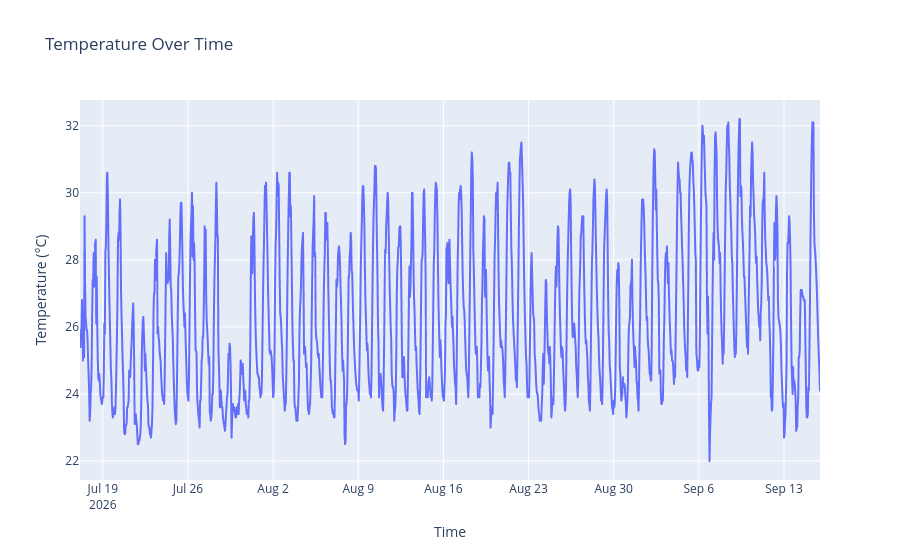

Here is the notebook cell this chart was saved with:
### Markdown cell above
**Plot 1 — Temperature over time.** The most basic check: does the data look like real
weather (smooth ups and downs), or are there odd jumps and gaps?

### Code cell
fig1 = px.line(plot_data, x="TIMESTAMP", y=TARGET, title="Temperature Over Time")
fig1.update_layout(xaxis_title="Time", yaxis_title="Temperature (°C)")
fig1.show()

### Figure 1 — Plotly figure (JSON) as saved in the notebook; plotly's stock layout.template omitted (floating-point values rounded to 4 significant figures; data arrays with more than 128 entries replaced by an {"elided": "..."} marker saying what was removed)
{"data": [{"hovertemplate": "TIMESTAMP=%{x}<br>TEMPERATURE=%{y}<extra></extra>", "legendgroup": "", "line": {"color": "#636efa", "dash": "solid"}, "marker": {"symbol": "circle"}, "mode": "lines", "name": "", "showlegend": false, "type": "scattergl", "x": {"elided": "1461 str values"}, "xaxis": "x", "y": {"elided": "1461 float values"}, "yaxis": "y"}], "layout": {"legend": {"tracegroupgap": 0}, "title": {"text": "Temperature Over Time"}, "xaxis": {"anchor": "y", "domain": [0, 1], "title": {"text": "Time"}}, "yaxis": {"anchor": "x", "domain": [0, 1], "title": {"text": "Temperature (°C)"}}}}
